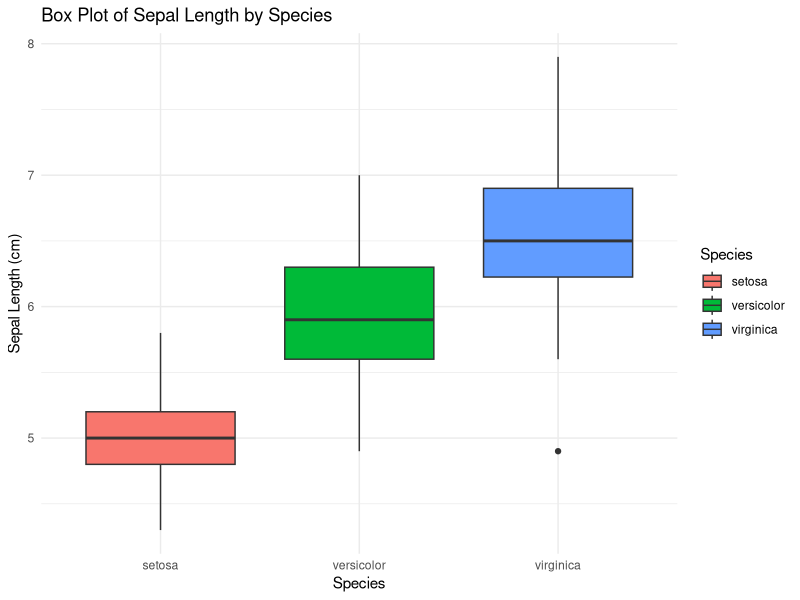

Write R code to recreate this figure.
# Install ggplot2 (if not already installed) 
install.packages("ggplot2") 
# Load the ggplot2 package 
library(ggplot2) 
# Box plot of Sepal Length for each Species 
ggplot(data = iris, aes(x = Species, y = Sepal.Length, fill = Species)) + 
  geom_boxplot() +  # Adds box plot 
  labs(title = "Box Plot of Sepal Length by Species",  
       x = "Species",  
       y = "Sepal Length (cm)") + 
  theme_minimal()
